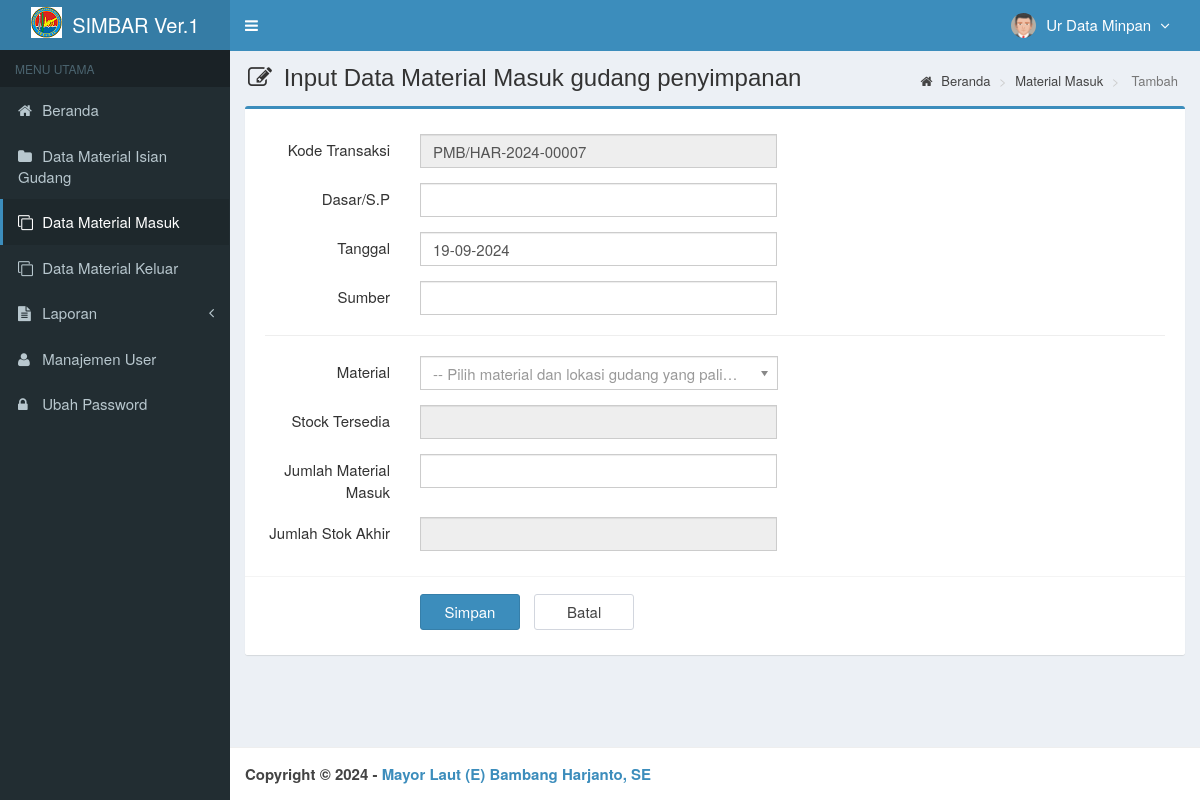
/main.php?module=form_helm_masuk&form=add (signed in), run on the app's committed database.
### tables this page shows
CREATE TABLE `is_users` (
  `id_user` int(3) NOT NULL,
  `username` varchar(50) NOT NULL,
  `nama_user` varchar(50) NOT NULL,
  `password` varchar(50) NOT NULL,
  `email` varchar(50) DEFAULT NULL,
  `telepon` varchar(13) DEFAULT NULL,
  `foto` varchar(100) DEFAULT NULL,
  `hak_akses` enum('Super Admin','Manajer','Gudang') NOT NULL,
  `status` enum('aktif','blokir') NOT NULL DEFAULT 'aktif',
  `created_at` timestamp NOT NULL DEFAULT current_timestamp(),
  `updated_at` timestamp NOT NULL DEFAULT current_timestamp() ON UPDATE current_timestamp()
);

### modules/helm-masuk/form.php (the view, shortened to what this page needs)
<?php
if ($_GET['form']=='add') { ?>
  <section class="content-header">
    <h1>
      <i class="fa fa-edit icon-title"></i> Input Data Material Masuk gudang penyimpanan
    </h1>
    <ol class="breadcrumb">
      <li><a href="?module=beranda"><i class="fa fa-home"></i> Beranda </a></li>
      <li><a href="?module=helm_masuk"> Material Masuk </a></li>
      <li class="active"> Tambah </li>
    </ol>
  </section>
  <section class="content">
    <div class="row">
      <div class="col-md-12">
        <div class="box box-primary">
          <form role="form" class="form-horizontal" action="modules/helm-masuk/proses.php?act=insert" method="POST" name="formObatmasuk">
            <div class="box-body">
              <?php
              $query_id = mysqli_query($mysqli, "SELECT RIGHT(kode_transaksi,5) as kode FROM is_obat_masuk
                                                ORDER BY kode_transaksi DESC LIMIT 1")
                                                or die('Ada kesalahan pada query tampil kode_transaksi : '.mysqli_error($mysqli));
              $count = mysqli_num_rows($query_id);
              if ($count <> 0) {
                  $data_id = mysqli_fetch_assoc($query_id);
                  $kode    = $data_id['kode']+1;
              } else {
                  $kode = 1;
              }
              $tahun          = date("Y");
              $buat_id        = str_pad($kode, 5, "0", STR_PAD_LEFT);
              $kode_transaksi = "PMB/HAR-$tahun-$buat_id";
              ?>
              <div class="form-group">
                <label class="col-sm-2 control-label">Kode Transaksi</label>
                <div class="col-sm-5">
                  <input type="text" class="form-control" name="kode_transaksi" value="<?php echo $kode_transaksi; ?>" readonly required>
                </div>
              </div>
              <div class="form-group">
                <label class="col-sm-2 control-label">Dasar/S.P</label>
                <div class="col-sm-5">
                  <input type="text" class="form-control" name="no_spus" autocomplete="off" required>
                </div>
              </div>
              <div class="form-group">
                <label class="col-sm-2 control-label">Tanggal</label>
                <div class="col-sm-5">
                  <input type="text" class="form-control date-picker" data-date-format="dd-mm-yyyy" name="tanggal_masuk" autocomplete="off" value="<?php echo date("d-m-Y"); ?>" required>
                </div>
              </div>
              <div class="form-group">
                <label class="col-sm-2 control-label">Sumber</label>
                <div class="col-sm-5">
                  <input type="text" class="form-control" name="sumber" autocomplete="off" required>
                </div>
              </div>
              <hr>
              <div class="form-group">
                <label class="col-sm-2 control-label">Material</label>
                <div class="col-sm-5">
                </div>
              </div>
              <span id='stock'>
              <div class="form-group">
                <label class="col-sm-2 control-label">Stock Tersedia</label>
                <div class="col-sm-5">
                  <input type="text" class="form-control" id="stock" name="stock" readonly required>
                </div>
              </div>
              </span>
              <div class="form-group">
                <label class="col-sm-2 control-label">Jumlah Material Masuk</label>
                <div class="col-sm-5">
                  <input type="text" class="form-control" id="jumlah_masuk" name="jumlah_masuk" autocomplete="off" onKeyPress="return goodchars(event,'0123456789',this)" onkeyup="hitung_total_stok(this)&cek_jumlah_masuk(this)" required>
                </div>
              </div>
              <div class="form-group">
                <label class="col-sm-2 control-label">Jumlah Stok Akhir</label>
                <div class="col-sm-5">
                  <input type="text" class="form-control" id="total_stock" name="total_stock" readonly required>
                </div>
              </div>
            </div>
            <div class="box-footer">
              <div class="form-group">
                <div class="col-sm-offset-2 col-sm-10">
                  <input type="submit" class="btn btn-primary btn-submit" name="simpan" value="Simpan">
                  <a href="?module=helm_masuk" class="btn btn-default btn-reset">Batal</a>
                </div>
              </div>
            </div>
          </form>
        </div>
      </div>
    </div>
  </section>
<?php
}
?>

### top-menu.php (shortened to what this page needs)
<?php
require_once "config/database.php";
$query = mysqli_query($mysqli, "SELECT id_user, nama_user, foto, hak_akses FROM is_users WHERE id_user='$_SESSION[id_user]'")
                                or die('Ada kesalahan pada query tampil Manajemen User: '.mysqli_error($mysqli));
$data = mysqli_fetch_assoc($query);
?>
<li class="dropdown user user-menu">
  <a href="#" class="dropdown-toggle" data-toggle="dropdown">
  <?php
  if ($data['foto']=="") { ?>
    <img src="images/user/user-default.png" class="user-image" alt="User Image"/>
  <?php
  }
  else { ?>
    <img src="images/user/<?php echo $data['foto']; ?>" class="user-image" alt="User Image"/>
  <?php
  }
  ?>
    <span class="hidden-xs"><?php echo $data['nama_user']; ?> <i style="margin-left:5px" class="fa fa-angle-down"></i></span>
  </a>
</li>

### assets/css/style.css (style rules this page uses)
.form-horizontal .control-label { margin-bottom: 0; padding-top: 5px; text-align: right; }
label { display: inline-block; font-size: 15px; font-weight: 400; margin-bottom: 5px; max-width: 100%; }
.form-control { background-color: #fff; background-image: none; border: 1px solid #ccc; border-radius: 4px; box-shadow: 0 1px 1px rgba(0, 0, 0, 0.075) inset; color: #555; display: block; font-size: 15px; height: 34px; line-height: 1.42857; padding: 6px 12px; transition: border-color 0.15s ease-in-out 0s, box-shadow 0.15s ease-in-out 0s; width: 100%; }
.btn-default { background-color: #fff; border-color: #d2d6de; color: #444; }
.content-header { padding: 15px 18px 0; position: relative; }
.content-header > .breadcrumb { background: transparent none repeat scroll 0 0; border-radius: 2px; float: right; font-size: 13px; margin-bottom: 0; margin-top: 0; padding: 7px 12px; position: absolute; right: 10px; top: 15px; }
.btn-submit { width: 100px; margin-top: 7px; margin-right: 10px; font-size: 15px; }
.btn-reset { width: 100px; margin-top: 7px; font-size: 15px; }
.icon-title { margin-right: 5px; }
body { background-color: #fff; color: #333; font-size: 15px; line-height: 1.42857; }

### data on the page
is_users: foto (picture), nama_user "Ur Data Minpan"
